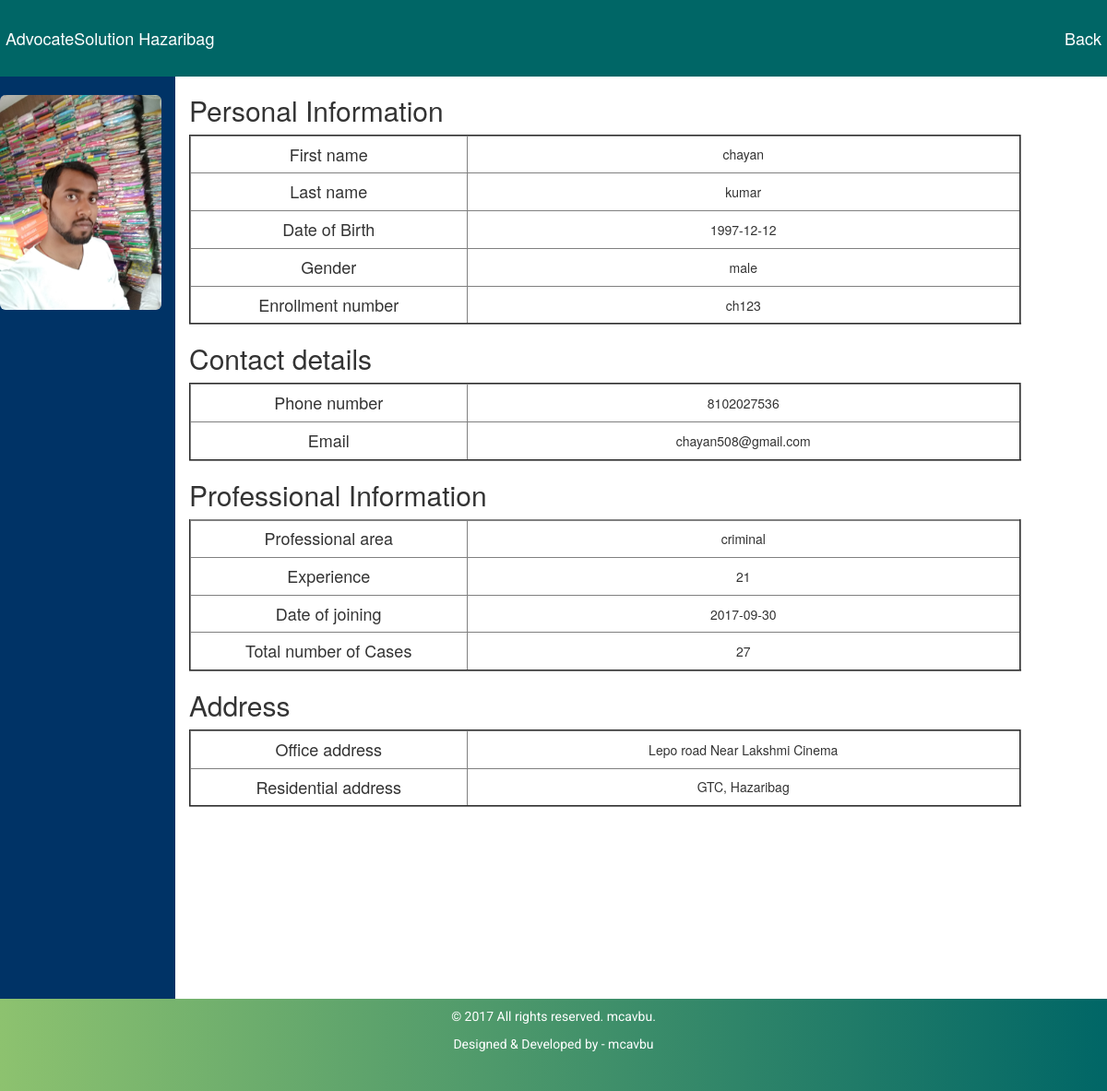
The page /--admin--/view_profile.php?advo_id=15 (signed in) on the database its author committed.
### tables this page shows
CREATE TABLE `advo_profile` (
  `profile_id` int(30) NOT NULL,
  `advo_id` int(30) NOT NULL,
  `professional_area` varchar(40) NOT NULL,
  `date_joining` date NOT NULL,
  `experience` varchar(40) NOT NULL,
  `phone_no` varchar(40) NOT NULL,
  `office_address` varchar(500) NOT NULL,
  `residential_address` varchar(500) NOT NULL,
  `profile_photo` text NOT NULL
);

CREATE TABLE `advo_details` (
  `advo_id` int(30) NOT NULL,
  `user_id` int(20) NOT NULL,
  `enrollment_no` varchar(40) NOT NULL,
  `first_name` varchar(40) NOT NULL,
  `last_name` varchar(40) NOT NULL,
  `dob` varchar(40) NOT NULL,
  `email` varchar(60) NOT NULL,
  `gender` varchar(10) NOT NULL
);

### --admin--/view_profile.php (the view, shortened to what this page needs)
<?php
include("../includes/database.php");
$advo_id=$_GET['advo_id'];
		 $sql="select * from advo_details where advo_id='$advo_id'";
			   $result_sql=mysqli_query($con,$sql)  ;
	            while($row=mysqli_fetch_array($result_sql))
					{
						$enrollment_no=$row['enrollment_no'];
						$first_name=$row['first_name'];
						$last_name=$row['last_name'];
						$dob=$row['dob'];
						$email=$row['email'];
						$gender=$row['gender'];
					}
		$sql_profile="select * from advo_profile where advo_id='$advo_id'";
        $result_profile=mysqli_query($con,$sql_profile);
        while($row=mysqli_fetch_array($result_profile))
		{
			$professional_area=$row['professional_area'];
			$date_joining=$row['date_joining'];
			$experience=$row['experience'];
			$phone_no=$row['phone_no'];
			$office_address=$row['office_address'];
			$residential_address=$row['residential_address'];
			$profile_photo=$row['profile_photo'];
		}
		$sql_count="select case_no from case_details where advo_id='$advo_id'";
		$result_count=mysqli_query($con,$sql_count);
		$total_case=0;
		while($row=mysqli_fetch_array($result_count))
		{
			$total_case=$total_case+1;
		}
?>
<!doctype html>
<?php include('../includes/header.php'); ?>
<body>
<div class="container-fluid">
      <a href="#" class="navbar-brand" style="margin-top:25px;">AdvocateSolution Hazaribag</a>
      <a href="admin.php" class=" navbar-brand pull-right" style="margin-top:25px;">Back</a>
      </div>
<div class="row">
	<div class="col-lg-2" style="background:#036; height:1000px;text-align:center">
<br/>
    <span><?php echo "<img src = '../profile/post_images/$profile_photo' width='200' class='img-responsive img-rounded' >"?></span>
        </div>
          <div class="col-lg-10">
            		<table border="2" bgcolor="#000066" align="center" width="700">
            			<tr>
                       <h2> Personal Information</h2>
                        </tr>
                        <tr align="center">
                        	<td style="min-width: 300px;"><h4>First name</h4></td>
                            <td style="min-width: 600px; max-width:750px;"> <?php echo$first_name ?></td>
                        </tr>
                        <tr align="center">
                        	<td style="min-width: 300px;"><h4>Last name</h4></td>
                            <td style="min-width: 600px; max-width:750px;"> <?php echo$last_name ?></td>
                        </tr>
                        <tr align="center">
                        	<td style="min-width: 300px;"><h4>Date of Birth</h4></td>
                            <td style="min-width: 600px; max-width:750px;"> <?php echo$dob ?></td>
                        </tr>
                        <tr align="center">
                        	<td style="min-width: 300px;"><h4>Gender</h4></td>
                            <td style="min-width: 600px; max-width:750px;"> <?php echo$gender ?></td>
                        </tr>
                        <tr align="center">
                        	<td style="min-width: 300px;"><h4>Enrollment number</h4></td>
                            <td style="min-width: 600px; max-width:750px;"> <?php echo$enrollment_no ?></td>
                        </tr>
                        </table>
                        <table border="2" bgcolor="#000066" align="center" width="700">
                        <tr><h2>Contact details</h2></tr>
                        <tr align="center">
                        	<td style="min-width: 300px;"><h4>Phone number</h4> </td>
                            <td style="min-width: 600px; max-width:750px;"> <?php echo$phone_no ?></td>
                        </tr>
                        <tr align="center">
                        	<td style="min-width: 300px;"><h4>Email</h4></td>
                            <td style="min-width: 600px; max-width:750px;"><?php echo$email ?></td>
                        </tr>
                        </table>
                        <table border="2" bgcolor="#000066" align="center" width="700">
                         <tr><h2>Professional Information</h2></tr>
                           <tr align="center">
                           		<td style="min-width: 300px;"><h4>Professional area</h4></td>
                                <td style="min-width: 600px; max-width:750px;"><?php echo$professional_area ?></td>
                           </tr>
                           <tr align="center">
                           		<td style="min-width: 300px;"><h4>Experience</h4></td>
                                <td style="min-width: 600px; max-width:750px;"><?php echo$experience ?></td>
                           </tr>
                           <tr align="center">
                           		<td style="min-width: 300px;"><h4>Date of joining</h4></td>
                                <td style="min-width: 600px; max-width:750px;"><?php echo$date_joining ?></td>
                           </tr>
						   <tr align="center">
                           		<td style="min-width: 300px;"><h4>Total number of Cases</h4></td>
                                <td style="min-width: 600px; max-width:750px;"><?php echo$total_case ?></td>
                           </tr>
                        </table>
                        <table border="2" bgcolor="#000066" align="center" width="700">
                        	<tr><h2>Address</h2></tr>
                            <tr align="center">
                            	<td style="min-width: 300px;"><h4>Office address</h4></td>
                                <td style="min-width: 600px; max-width:750px;"><?php echo$office_address ?></td>
                            </tr>
                            <tr align="center">
                            	<td style="min-width: 200px;">
                                	<h4>Residential address</h4>
                                </td>
                                <td style="min-width: 600px; max-width:750px;"><?php echo$residential_address ?></td>
                            </tr align="center">
                        </table>
          </div>
    </div>
<div class="container-fluid footer">
  		<p style="text-align:center; margin-top:5px; color:white;">&copy; 2017 All rights reserved. mcavbu.</p>
        <p style="text-align:center; color:white;">Designed & Developed by - mcavbu</p>
  </div>
</body>
</html>

### style/style.css (style rules this page uses)
* { margin:0; padding:0; }
.container-fluid { background:#006666; padding:4px; color:#996; }
.container-fluid a { color:white; padding:2px; }
.footer { height:100px; background: ##006666; background: -webkit-linear-gradient(right, #006666, #8DC26F); background: -moz-linear-gradient(right, #006666, #8DC26F); background: -o-linear-gradient(right, #006666, #8DC26F); background: linear-gradient(to left, #006666, #8DC26F); font-family: "Roboto", sans-serif; -webkit-font-smoothing: antialiased; -moz-osx-font-smoothing: grayscale; }

### rows shown on the page
advo_profile: profile_photo (picture), phone_no "8102027536", professional_area "criminal", experience "21", date_joining "2017-09-30", office_address "Lepo road Near Lakshmi Cinema", residential_address "GTC, Hazaribag"
advo_details: first_name "chayan", last_name "kumar", dob "1997-12-12", gender "male", enrollment_no "ch123", email "chayan508@gmail.com"

### other values the page prints
$total_case "27"
